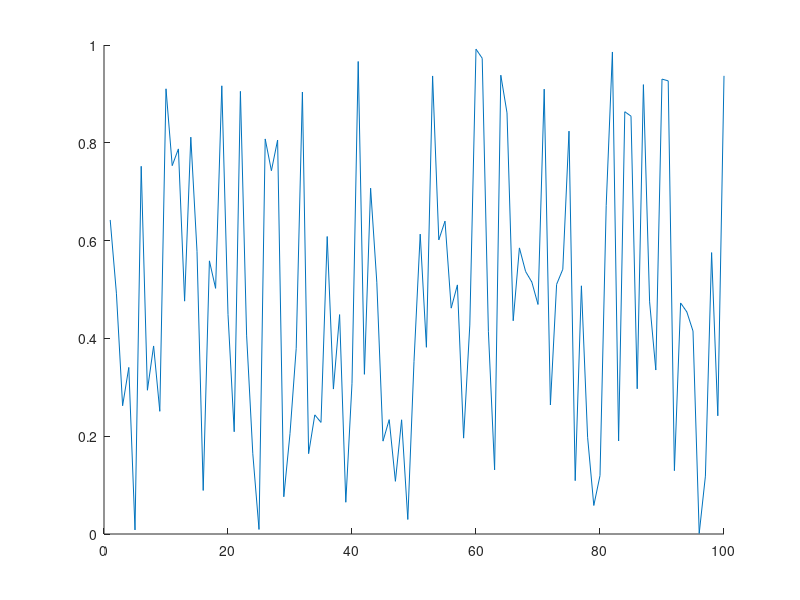

Write the MATLAB code that produced this figure. (Note: this script raises an error after producing the figure.)
clc
close all
clear

if isfolder('pics') == 0
    mkdir('pics')
end

x = 1:100;
y = rand(100,1);
idxmin = find(y == max(y));
idxmax = find(y == min(y));
txt = ['\leftarrow y = ',int2str(max(y))];
hold on
plot(x,y)
plot(x,y,'o','MarkerIndices',[idxmin idxmax],'MarkerFaceColor','red','MarkerSize',5)
t = text(idxmax,y(idxmax),txt);
t.Color = [153/255 153/255 255/255];
hold off
legend('random plot [0:1]');
print -dpng ./pics/test.png
close
%% testing plot function
clc

x = [0:0.01:2*pi];
y = sin(x);
yCmp = cos(x);
string = 'My test plot';
p_title = 'test_print';
t="";

% test = myplot(x,y,string,p_title);
test2 = superplot(x,y,'plotName',"My super plot",'figureName',"super_plot");
test3 = superplot(x,y,'cmpYLegend',"cos(x)",'figureName',"cosxVsSinx",'cmpY',yCmp,'yLegend',"sin(x)",'yName',"Amplitude",'xName',"Samples NOT normalized to 2\pi", ...
    'plotName',"Plotting cos(x) against sin(x)");
close(test2);
close(test3);
test4 = superplot(x,y);

testV = ones(1,1);
testV(2) = 5;

%% testing MER loop
% clear
clc
close all

% Constants are double-precision by default
vec = [50 100];

test = MER_opt('Nsps',4,'numCoeffs',[50 100]);
